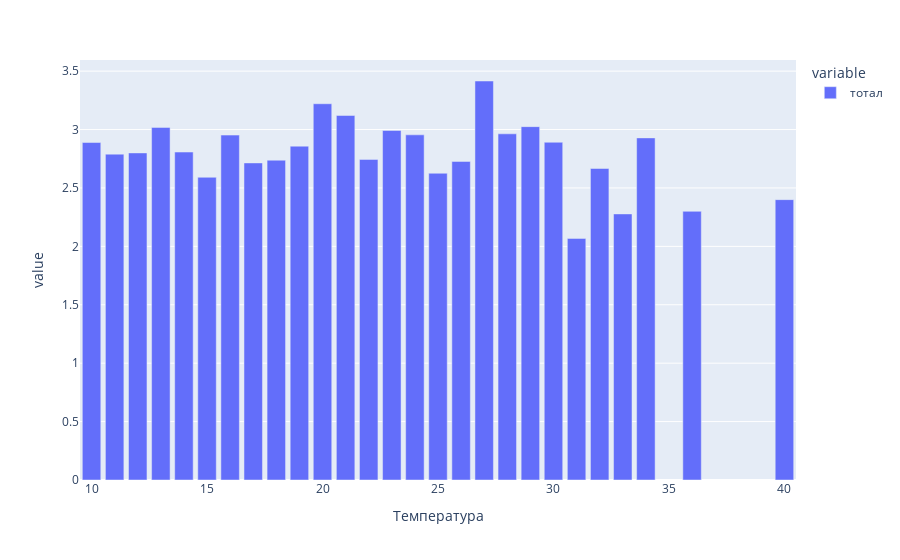

This figure's notebook cell:
### Code cell
res_tab = df.groupby('Температура')['тотал'].mean().sort_values(ascending=False)
fig = px.bar(res_tab)
fig.show()

### Figure 1 — Plotly figure (JSON) as saved in the notebook; plotly's stock layout.template omitted (floating-point values rounded to 4 significant figures)
{"data": [{"alignmentgroup": "True", "hovertemplate": "variable=тотал<br>Температура=%{x}<br>value=%{y}<extra></extra>", "legendgroup": "тотал", "marker": {"color": "#636efa", "pattern": {"shape": ""}}, "name": "тотал", "offsetgroup": "тотал", "orientation": "v", "showlegend": true, "textposition": "auto", "type": "bar", "x": [27, 20, 21, 29, 13, 23, 28, 24, 16, 34, 30, 10, 19, 14, 12, 11, 22, 18, 26, 17, 32, 25, 15, 40, 36, 33, 31], "xaxis": "x", "y": [3.416, 3.221, 3.12, 3.025, 3.018, 2.992, 2.963, 2.955, 2.953, 2.929, 2.891, 2.889, 2.858, 2.807, 2.8, 2.789, 2.744, 2.738, 2.727, 2.714, 2.667, 2.626, 2.591, 2.4, 2.3, 2.278, 2.068], "yaxis": "y"}], "layout": {"barmode": "relative", "legend": {"title": {"text": "variable"}, "tracegroupgap": 0}, "margin": {"t": 60}, "xaxis": {"anchor": "y", "domain": [0, 1], "title": {"text": "Температура"}}, "yaxis": {"anchor": "x", "domain": [0, 1], "title": {"text": "value"}}}}
